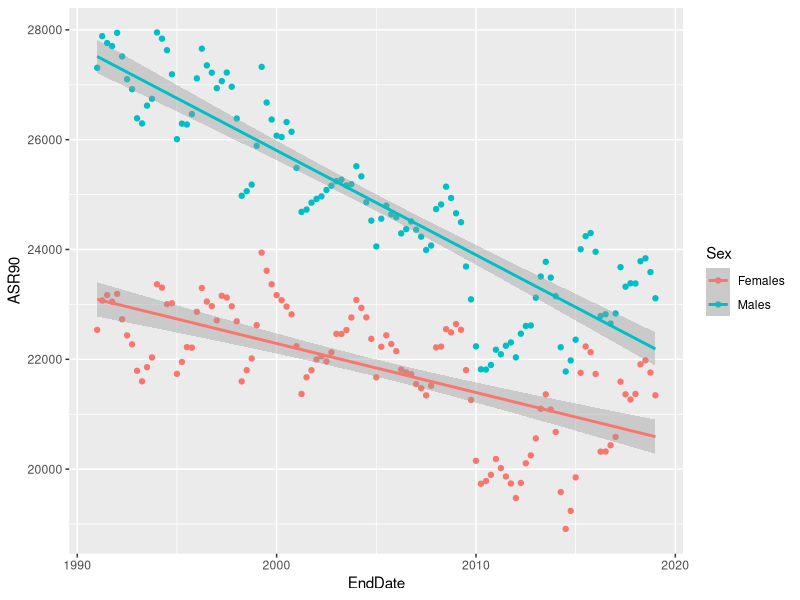
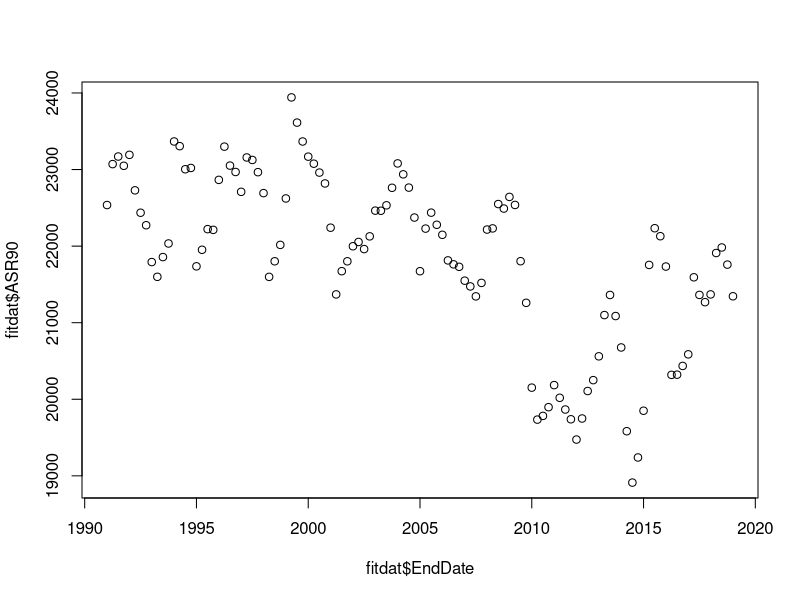
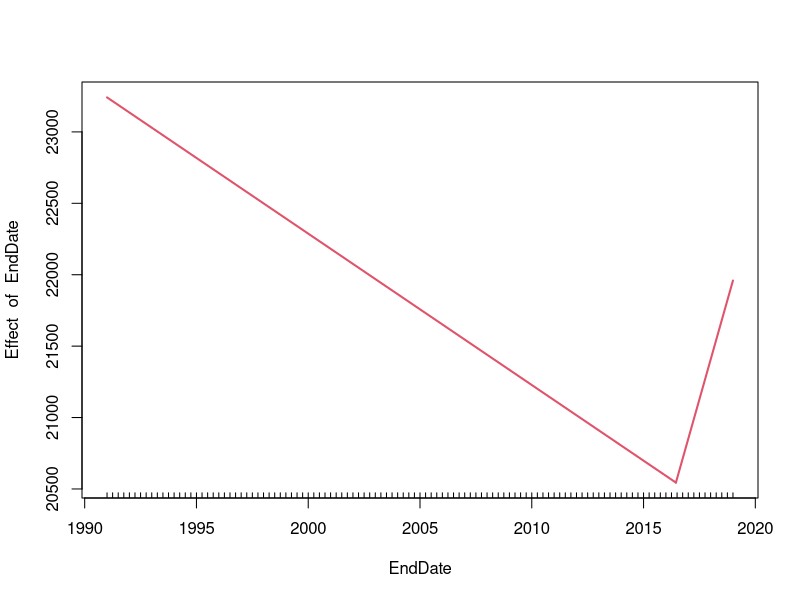
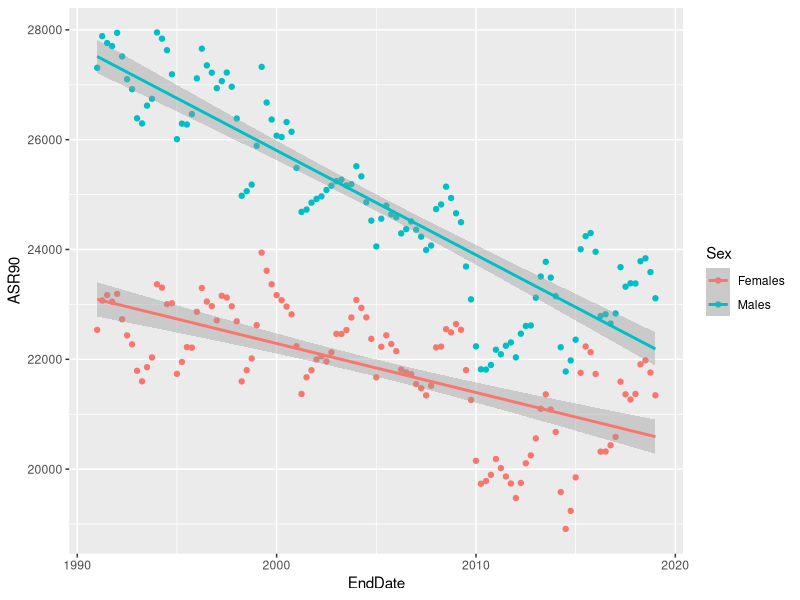
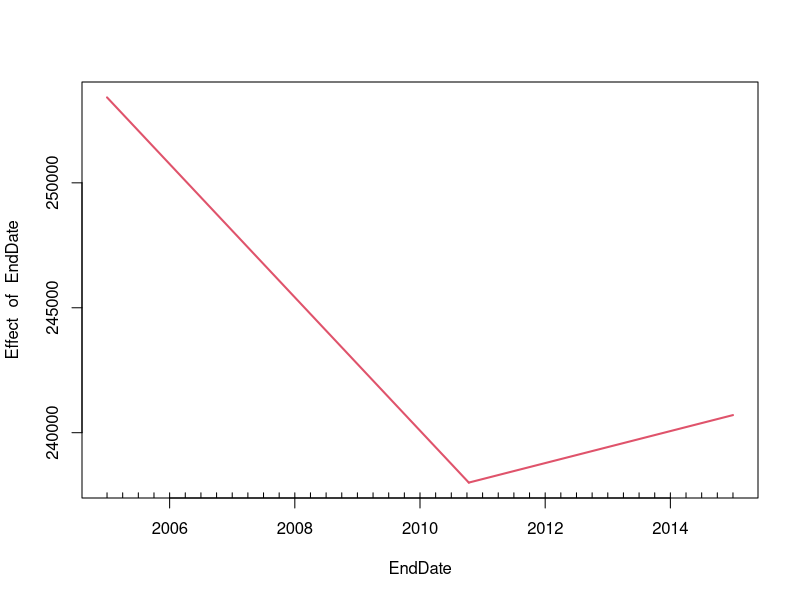

Recreate these plots in R, in order.
install.packages("tidyverse")
install.packages("readxl")
install.packages("segmented")

library(tidyverse)
library(readxl)
library(segmented)


# SETUP ################################################

engdat <- read_excel("Test data for segmented reg.xls",
                  sheet = "England ASRs", 
                  col_names = FALSE, 
                  skip = 17)

engdat <- engdat %>% dplyr::select(-8, -13, -18, -23, -28) 

time <- c(seq(from = 1991, to = 2019, by = 0.25), seq(from = 1991, to = 2019, by = 0.25))

engdat <- bind_cols(engdat, time)

colnames(engdat) <- c("Country", "Sex", "Quarter", 
                     "AllAgeDeaths","AllAgeASR", "AllAgeLwr", "AllAgeUpr",
                     "U75Deaths", "U75ASR", "U75Lwr", "U75Upr",
                     "Deaths7579", "ASR7579", "Lwr7579", "Upr7579",
                     "Deaths8084", "ASR8084", "Lwr8084", "Upr8084",
                     "Deaths8590", "ASR8590", "Lwr8590", "Upr8590",
                     "Deaths90", "ASR90", "Lwr90", "Upr90",
                     "EndDate")



### Some common sense checks #################################

ggplot(engdat, aes(EndDate, ASR90,color=Sex)) + geom_point() + stat_smooth(method="lm") 

fitdat <- engdat %>% filter(Sex == "Females") 
plot(fitdat$EndDate, fitdat$ASR90)
fit <- lm(ASR90 ~ EndDate , data = fitdat)
summary(segmented(fit))
plot(segmented(fit))



# COMPARING WITH ONS DATA #############################################

# The ONS used this data and this method to calculate breakpoints for all age-groups
# and both sexes. Here we carry out the same method and compare results with their,
# to check we're doing things correctly.

Sex <- c("Males", "Females")
Age <- c("AllAgeASR","U75ASR", "ASR7579","ASR8084", "ASR8590","ASR90")
EnglandTest <- data.frame()

for (i in Sex){
  for(j in Age){
    fitdat <- engdat %>% filter(Sex == i) 
    fit <- lm(paste(j, "~ EndDate"), data = fitdat)
    seg <- segmented(fit)
    out <- c("England", i, j, seg$psi[2])
    EnglandTest <- rbind(EnglandTest, out)
  }
}

colnames(EnglandTest) <- c("Country", "Sex", "Age", "Breakpoint")

print(EnglandTest)

ggplot(engdat, aes(EndDate, ASR90,color=Sex)) + geom_point() + stat_smooth(method="lm") 



### Predicting #################################################

# Data for fitting the model.
fit_start <- 2005
fit_end <- 2015

# Predicting deaths for all of 2018 for females
pred_start <- 2016
pred_end <- 2017
sex_choice <- "Females"

# fitdat is the data used to fit the model. fit is the fitted lm. segmod is the segmented model.
fitdat <- engdat %>% filter(Sex == sex_choice, EndDate <= fit_end, EndDate >= fit_start)
fit <- lm(AllAgeDeaths ~ EndDate , data = fitdat)
segmod <- segmented(fit)
plot(segmod)

# The years we are predicting for
preddat <- data.frame(seq(pred_start, pred_end, by= 0.25))
colnames(preddat) <- c("EndDate")

predvals <- round(predict.segmented(segmod, newdata = preddat))
dates <- preddat$EndDate
truevals <- (engdat %>% filter(Sex==sex_choice, EndDate >= pred_start, EndDate <= pred_end))$AllAgeDeaths
difference <- abs(truevals - predvals)

output <- cbind(dates, predvals, truevals, difference)
output

### Same thing as a function

segreg <- function(fit_start, fit_end, pred_start, pred_end, sex_choice){
  
  fitdat <- engdat %>% filter(Sex == sex_choice, EndDate <= fit_end, EndDate >= fit_start)
  fit <- lm(AllAgeDeaths ~ EndDate , data = fitdat)
  segmod <- segmented(fit)
  
  preddat <- data.frame(seq(pred_start, pred_end, by= 0.25))
  colnames(preddat) <- c("EndDate")
  
  predvals <- round(predict.segmented(segmod, newdata = preddat))
  dates <- preddat$EndDate
  truevals <- (engdat %>% filter(Sex==sex_choice, EndDate >= pred_start, EndDate <= pred_end))$AllAgeDeaths
  difference <- abs(truevals - predvals)
  
  output <- cbind(dates, predvals, truevals, difference)
  
  return(output)
}

segreg(2005, 2015, 2016, 2017, "Females")
